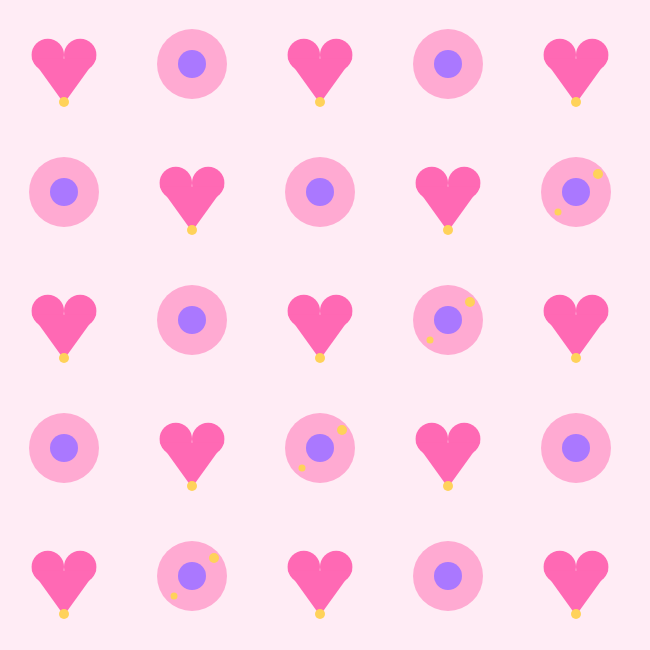
Frame 1 (no input)
Frame 2 (the mouse pressed at the canvas centre, redrawn once): identical to frame 1, image omitted

The p5.js sketch that drew this single still picture (run headless with seeded random() and noise() and a simulated clock; the mouse was pressed at the canvas centre and the sketch redrawn once):

// p5.js sketch
// ── sketch.js
/*
Class: ARTG-2262 Prototyping with Code
Name: Lina Wissa
Email: wissa.l@northeastern.edu
Assignment #: 3
Pattern Title: "Pink Pop Hearts"
*/

function setup() {
  createCanvas(650, 650); // size
  noLoop();                 // draw once
}

function draw() {
  background(255, 236, 245); 

  // Create color palette
  let pink1 = color(255, 105, 180); 
  let pink2 = color(255, 170, 210); 
  let purple = color(170, 120, 255); 
  let gold = color(255, 210, 90);   

  // Use a for loop to iterate on shapes
  let step = 128; 
  for (let y = step / 2; y < height; y += step) {
    for (let x = step / 2; x < width; x += step) {

      // Use a conditional statement to design hearts vs. circles
      if ((x / step + y / step) % 2 === 0) {
        // Shape 1: circles
        noStroke();
        fill(pink2);
        circle(x, y, 70);

        fill(purple);
        circle(x, y, 28);

        // Tiny sparkles 
        if ((x + y) % 3 === 0) {
          fill(gold);
          circle(x + 22, y - 18, 10);
          circle(x - 18, y + 20, 7);
        }

      } else {
        // Shape 2: hearts
        drawHeart(x, y, 0.9, pink1);

        // Accent dot
        noStroke();
        fill(gold);
        circle(x, y + 38, 10);
      }
    }
  }
}
// create heart from two circles + a triangle
function drawHeart(cx, cy, s, c) {
  push();
  translate(cx, cy);
  scale(s);

  noStroke();
  fill(c);

  // top lobes
  circle(-18, -10, 36);
  circle(18, -10, 36);

  // bottom point
  triangle(-36, -6, 36, -6, 0, 44);

  pop();
}
